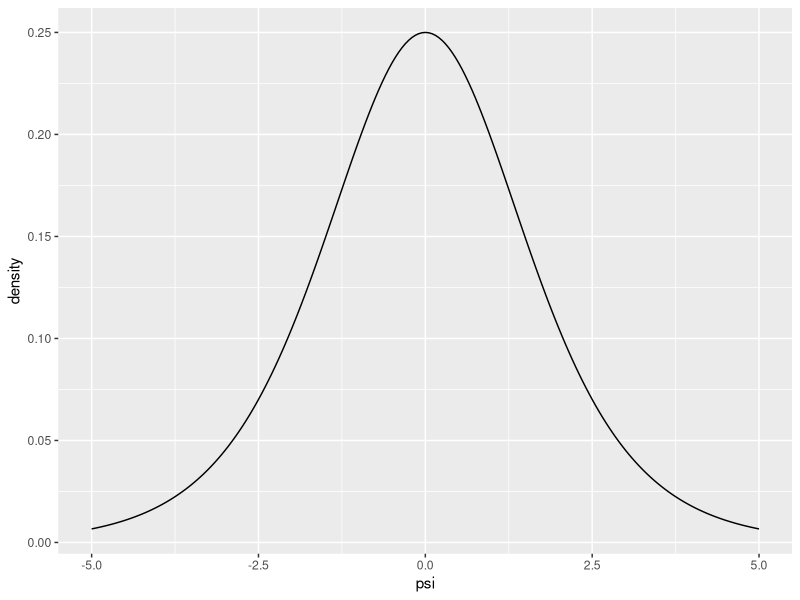
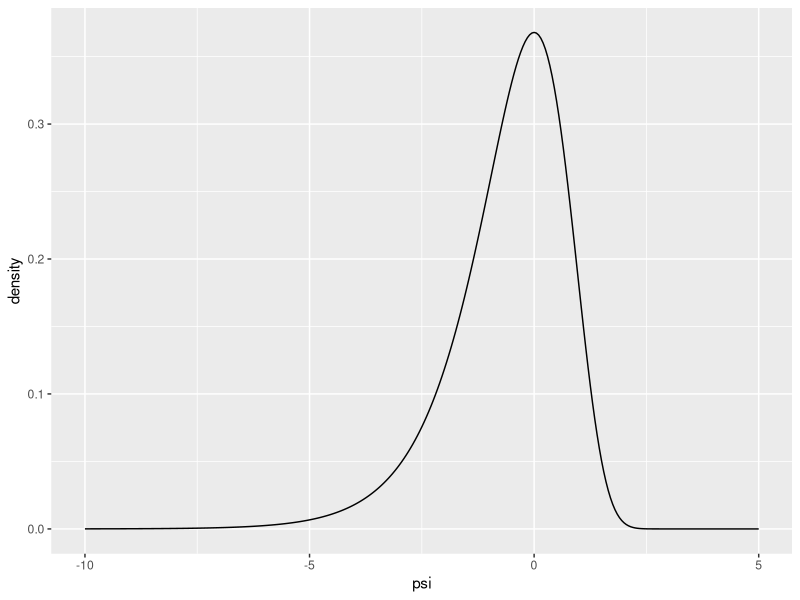
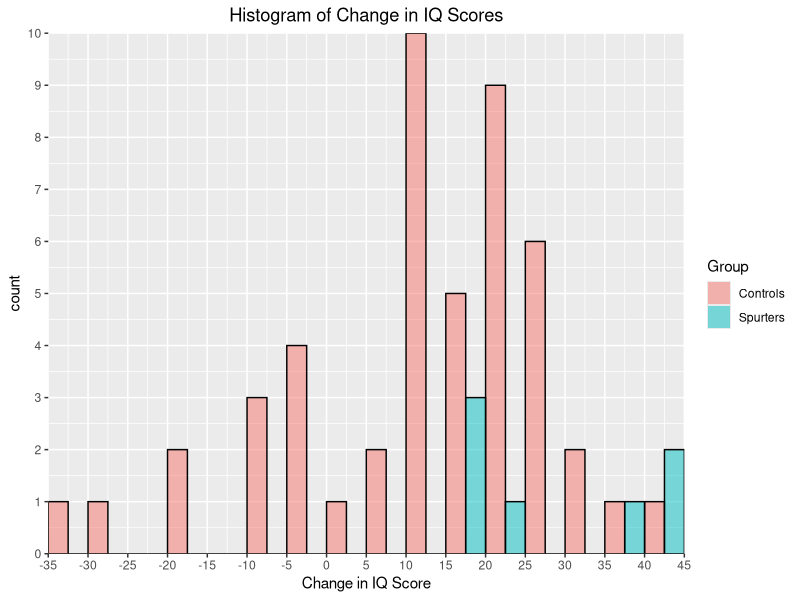
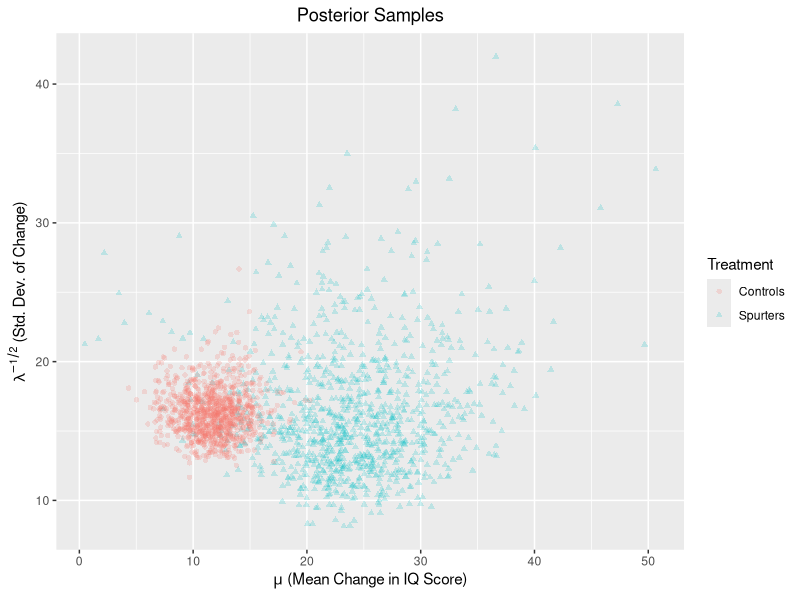
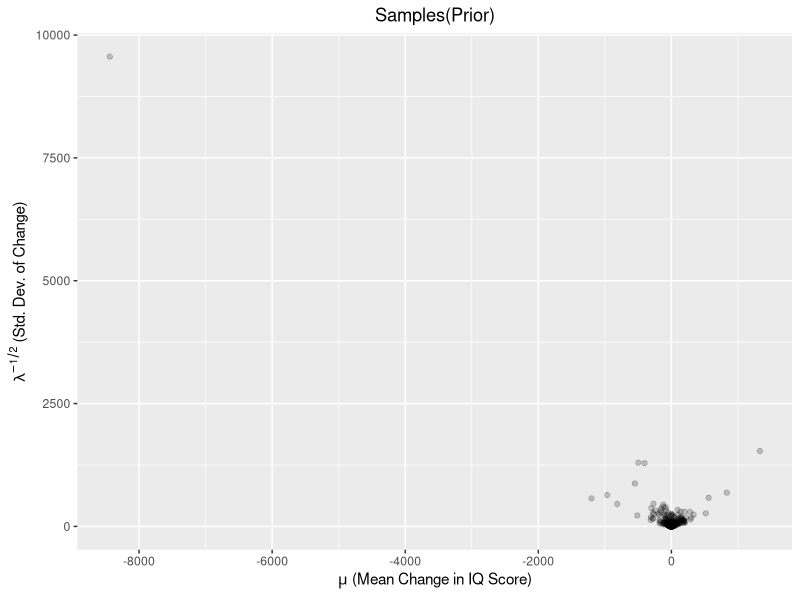

R code for these plots, in order:
## ---- chunk 1
knitr::opts_chunk$set(warning = FALSE, 
                      message = FALSE, 
                      fig.align = "center")
## ---- chunk 2
library(plyr)
library(ggplot2)
library(dplyr)
library(xtable)
library(reshape)
library(tidyverse)
## ---- chunk 3
h = function(psi) 
{
  exp(psi) / (exp(psi) + 1)
}
dh = function(psi) 
{
  exp(psi) / (exp(psi) + 1)^2
}
dpsi = function(psi, a, b) 
{
  (gamma(a + b) / (gamma(a) * gamma(b))) * h(psi)^(a - 1) * (1 - h(psi))^
    (b - 1) * dh(psi)
}
## ---- chunk 4
psi = seq(-5, 5, by = 0.05)
density = dpsi(psi, 1, 1)
qplot(psi, density, geom = 'line')
## ---- chunk 5
dpsi = function(psi, a, b) {
  (b^a) / (gamma(a)) * exp(a * psi - b * exp(psi))
}
## ---- chunk 6
psi = seq(-10, 5, by = 0.05)
density = dpsi(psi, 1, 1)
qplot(psi, density, geom = 'line')
## ---- chunk 7
set.seed(123)
# input data
# spurters
x = c(18, 40, 15, 17, 20, 44, 38)
# control group
y = c(-4, 0, -19, 24, 19, 10, 5, 10,
      29, 13, -9, -8, 20, -1, 12, 21,
      -7, 14, 13, 20, 11, 16, 15, 27,
      23, 36, -33, 34, 13, 11, -19, 21,
      6, 25, 30,22, -28, 15, 26, -1, -2,
      43, 23, 22, 25, 16, 10, 29)
# store data in data frame 
iqData = data.frame(Treatment = c(rep("Spurters", length(x)), 
                                  rep("Controls", length(y))),
                                  Gain = c(x, y))
## ---- chunk 8
xLimits = seq(min(iqData$Gain) - (min(iqData$Gain) %% 5),
              max(iqData$Gain) + (max(iqData$Gain) %% 5),
              by = 5)

ggplot(data = iqData, aes(x = Gain, fill = Treatment, colour = I("black"))) + 
  geom_histogram(position = "dodge", alpha = 0.5, 
                 breaks = xLimits, closed = "left")+
  scale_x_continuous(breaks = xLimits, 
                     expand = c(0,0))+ 
  scale_y_continuous(expand = c(0,0), 
breaks = seq(0, 10, by = 1))+
  ggtitle("Histogram of Change in IQ Scores") + 
  labs(x = "Change in IQ Score", fill = "Group") + 
  theme(plot.title = element_text(hjust = 0.5))  
## ---- chunk 9
prior = data.frame(m = 0, c = 1, a = 0.5, b = 50)
findParam = function(prior, data){
  postParam = NULL
  c = prior$c
  m = prior$m
  a = prior$a
  b = prior$b
  n = length(data)
  postParam = data.frame(m = (c*m + n*mean(data))/(c + n), 
                c = c + n, 
                a = a + n/2, 
                b =  b + 0.5*(sum((data - mean(data))^2)) + 
                  (n*c *(mean(data)- m)^2)/(2*(c+n)))
  return(postParam)
}
postS = findParam(prior, x)
postC = findParam(prior, y)

## ---- chunk 10
xtable(rbind(prior = prior,
             `Spurters Posterior` = postS,
             `Controls Posterior` = postC), 
       caption = "Parameters")
## ---- chunk 11
# sampling from two posteriors 
set.seed(123)
# Number of posterior simulations
sim = 1000

# initialize vectors to store samples
mus = NULL
lambdas = NULL
muc = NULL
lambdac = NULL

# Following formula from the NormalGamma with 
# the update paramaters accounted accounted for below 

lambdas = rgamma(sim, shape = postS$a, rate = postS$b)
lambdac = rgamma(sim, shape = postC$a, rate = postC$b)


mus = sapply(sqrt(1/(postS$c*lambdas)),rnorm, n = 1, mean = postS$m)
muc = sapply(sqrt(1/(postC$c*lambdac)),rnorm, n = 1, mean = postC$m)

# Store simulations
simDF = data.frame(lambda = c(lambdas, lambdac),
                   mu = c(mus, muc),
                   Treatment = rep(c("Spurters", "Controls"),
                                   each = sim))

simDF$lambda = simDF$lambda^{-0.5}

# Plot the simulations
ggplot(data = simDF, aes(x = mu, y = lambda, 
                         colour = Treatment, shape = Treatment)) +
  geom_point(alpha = 0.2) + 
  labs(x = expression(paste(mu, " (Mean Change in IQ Score)")),
       y = expression(paste(lambda^{-1/2}, " (Std. Dev. of Change)")))  + 
  ggtitle("Posterior Samples")+ 
  theme(plot.title = element_text(hjust = 0.5))
## ---- chunk 12
set.seed(123)
mp <- 24
cp <- 8
ap <- 4
bp <- 855

ms <- 11.8
cs <- 49
as <- 24.5
bs <- 6344.0

#Sampling from posterior
S <- 1000000


# Number of posterior simulations
sim = 1000000

# initialize vectors to store samples
mu_s = NULL
lambda_s = NULL
mu_c = NULL
lambda_c = NULL

# Following formula from the NormalGamma with 
# the update paramaters accounted accounted for below 

lambda_c = rgamma(S, as, bs)
lambda_s = rgamma(S, ap, bp)

mu_c = rnorm(S, ms, sd = sqrt(1/(cs*lambda_c)))
mu_s = rnorm(S, mp, sd = sqrt(1/(cp*lambda_s)))

# Store simulations
dataF = data.frame(lambda = c(lambda_s, lambda_c),
                   mu = c(mu_s, mu_c),
                   Treatment = rep(c("Spurters", "Controls"),
                                   each = sim))

dataF$lambda = dataF$lambda^{-0.5}
mean(mu_s > mu_c)
## ---- chunk 13
set.seed(123)
sim = 1000

mus = NULL
lambdas = NULL
muc = NULL
lambdac = NULL

lambdas = rgamma(sim, shape = prior$a, rate = prior$b)

mus = sapply(sqrt(1/(prior$c*lambdas)),rnorm, n = 1, mean = prior$m)


simDF = data.frame(lambda = lambdas,
                   mu = mus)

simDF$lambda = simDF$lambda^{-0.5}



ggplot(data = simDF, aes(x = mu, y = lambda)) +
  geom_point(alpha = 0.2) + 
  labs(x = expression(paste(mu, " (Mean Change in IQ Score)")),
       y = expression(paste(lambda^{-1/2}, " (Std. Dev. of Change)")))  + 
  ggtitle("Samples(Prior)")+ 
  theme(plot.title = element_text(hjust = 0.5))
